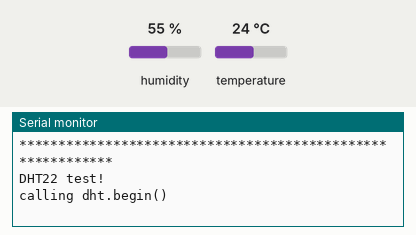
Recording of a sketch running on a simulated ESP32. Parts: the last lines printed to the serial monitor. The test bench sets the inputs (shaded band); at power-on: humidity 55 %, temperature 24 °C.

Above: at 1.3 s.
1.4 s: humidity set to 22 %
At 3.2 s:
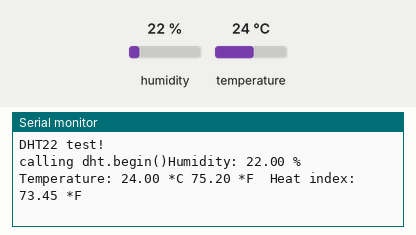
5.6 s: temperature set to 12 °C
At 6.6 s:
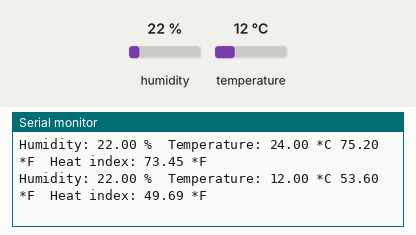
8.6 s: humidity set to 40 %
At 11.3 s:
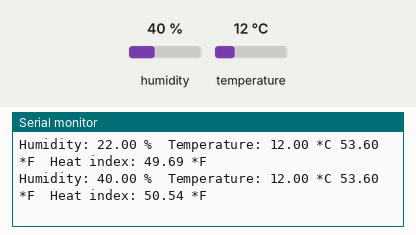
Timing chart, 0 to 12.8 s (numbered marks = the images above; inputs shaded):
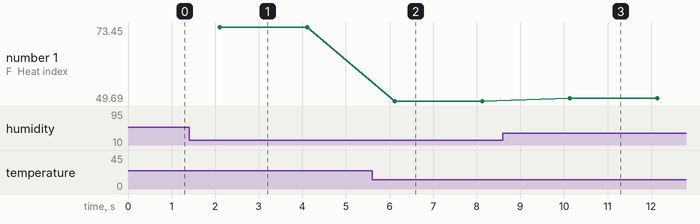

Measured:
- after the input at 1.4 s, the serial monitor: prints a new line after 0.71 s (image 1)
- after the input at 5.6 s, the serial monitor: prints a new line after 0.52 s (image 2)
- after the input at 8.6 s, the serial monitor: prints a new line after 1.5 s (image 3)
- plotted number 1: 73.45 → 49.69 after the input at 5.6 s, 49.69 → 50.54 after the input at 8.6 s

The sketch:

dht-test.ino
```cpp
#include <DHT.h>
#include "DHT.h"

#define DHTPIN 13        // what pin we're connected to
#define DHTTYPE DHT22   // DHT 22  (AM2302)

// Initialize DHT sensor for normal 16mhz Arduino
DHT dht(DHTPIN, DHTTYPE, 15);

void setup() {
  //pinMode(DHTPIN, INPUT);
  Serial.begin(115200);
  delay(100);
  Serial.printf("\n\n***********************************************************\n\n");
  Serial.printf("DHT22 test!\n");
  Serial.printf("calling dht.begin()");
  dht.begin();
}

void loop() {
  // Wait a few seconds between measurements.
  delay(2000);

  // Reading temperature or humidity takes about 250 milliseconds!
  // Sensor readings may also be up to 2 seconds 'old' (its a very slow sensor)
  float h = dht.readHumidity();
  // Read temperature as Celsius
  float t = dht.readTemperature();
  // Read temperature as Fahrenheit
  float f = dht.readTemperature(true);

  // Check if any reads failed and exit early (to try again).
  if (isnan(h) || isnan(t) || isnan(f)) {
    Serial.println("Failed to read from DHT sensor!");
    return;
  }

  // Compute heat index
  // Must send in temp in Fahrenheit!
  float hi = dht.computeHeatIndex(f, h);

  Serial.print("Humidity: ");
  Serial.print(h);
  Serial.print(" %\t");
  Serial.print("Temperature: ");
  Serial.print(t);
  Serial.print(" *C ");
  Serial.print(f);
  Serial.print(" *F\t");
  Serial.print("Heat index: ");
  Serial.print(hi);
  Serial.println(" *F");
}
```
